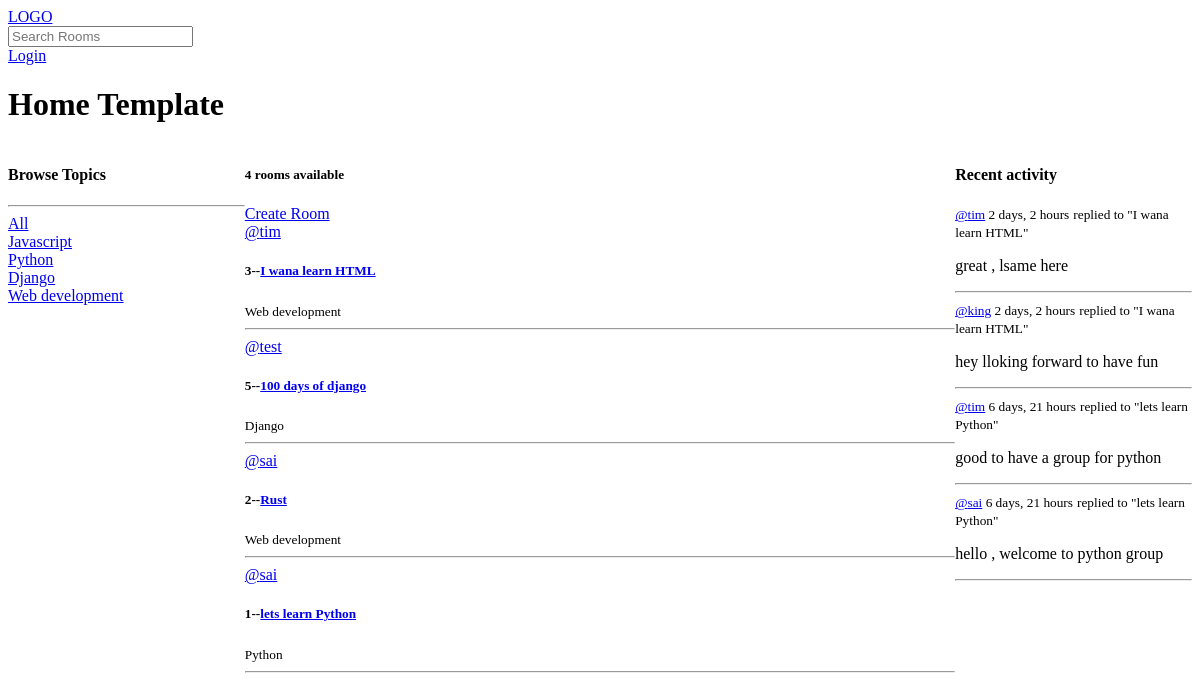
Before: / with the older database file.
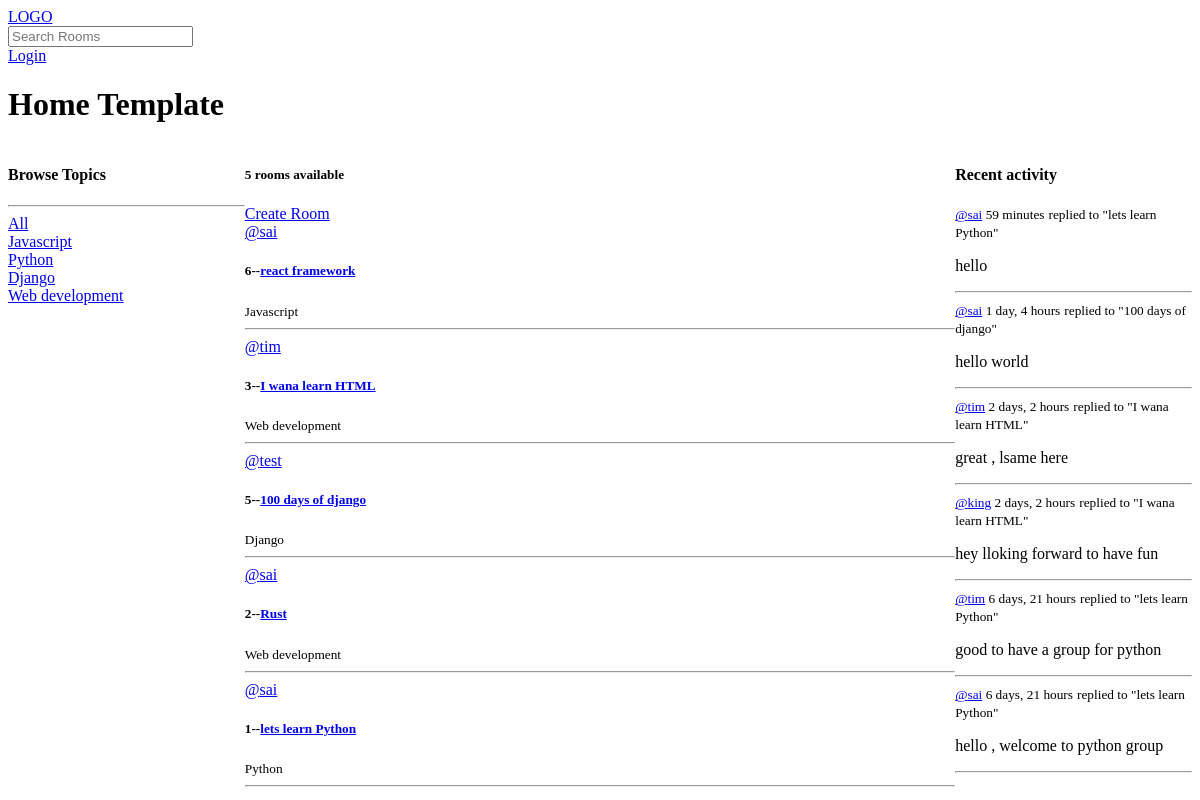
After: the same page with the newer database file.
### base/models.py (models this page shows, shortened)
class Topic(models.Model):
    name=models.CharField(max_length=200)

class Room(models.Model):
    host=models.ForeignKey(User,on_delete=models.SET_NULL,null=True)
    topic=models.ForeignKey(Topic,on_delete=models.SET_NULL,null=True)
    name=models.CharField(max_length=200)
    description=models.TextField(null=True,blank=True)
    participants=models.ManyToManyField(User,related_name="particpants",blank=True,)
    updated=models.DateTimeField(auto_now=True)
    created=models.DateTimeField(auto_now_add=True)
    class Meta:
        ordering=["-updated","-created"]
    def __str__(self,):
        return self.name

class Message(models.Model):
    user=models.ForeignKey(User,on_delete=models.CASCADE)
    room=models.ForeignKey(Room,on_delete=models.CASCADE)
    body=models.TextField()
    updated=models.DateTimeField(auto_now=True)
    created=models.DateTimeField(auto_now_add=True)
    class Meta:
        ordering = ["-updated","-created"]
    def __str__(self):
        return self.body[:50]

### base/views.py (the view)
# urls.py: path("",views.home,name="home"),
def home(request):
    q=request.GET.get('q',"")
    rooms=Room.objects.filter(
        Q(topic__name__icontains=q) |
        Q(name__icontains=q) |
        Q(description__icontains=q)
    )
    topics=Topic.objects.all()
    room_count=rooms.count()
    all_messages=Message.objects.filter(Q(room__name__icontains=q))
    context={"rooms":rooms,"topics":topics,"room_count":room_count,"all_messages":all_messages}
    return render(request,"base/home.html",context)

### base/templates/base/home.html (shortened to what this page needs)
<!DOCTYPE html>
<html lang="en">
<head>
</head>
<body>
    {% extends 'main.html' %}
    {% block content %}
    <h1>Home Template</h1>
    <div class="home-container">
            <div class="browse">
                {% include 'base/topics_component.html' %}
            </div>
            <div class="home-room">
                <h5>{{room_count}} rooms available</h5>
                <div>
                    <a href="{% url 'createRoom' %}">Create Room</a>
                </div>
                {% include 'base/feed_component.html' %}
            </div>
            <div class="Activity">
                {% include 'base/activity_component.html' %}
            </div>
            {% endblock %}

### base/templates/base/topics_component.html
<h4>Browse Topics</h4>
<hr />
<div>
  <a href="{% url 'home' %}">All</a>
</div>
{% for topic in topics %}
<div>
  <a href="{% url 'home' %}?q={{topic.name}}">{{topic.name}}</a>
</div>
{% endfor %}

### base/templates/base/feed_component.html (shortened to what this page needs)
<div>
  {% for room in rooms %}
  <div>
    <a href="{% url 'user-profile' room.host.id %}">@{{room.host.username}}</a>
    <h5>{{room.id}}--<a href="{% url 'room' room.id %}">{{room.name}}</a></h5>
    <small>{{room.topic.name}}</small>
    <hr />
  </div>
  {% endfor %}
</div>

### base/templates/base/activity_component.html (shortened to what this page needs)
<h4>Recent activity</h4>
{% for message in all_messages %}
<div>
  <small> <a href="{% url 'user-profile' message.user.id %}">@{{message.user}}</a> {{message.created|timesince}}</small>
  <small>replied to "{{message.room}}"</small>
  <p>{{message}}</p>
  <hr />
</div>
{% endfor %}

Changed rows visible on the page:
added Room: host.username "sai", id "6", name "react framework", topic.name "Javascript"
added Message: user "sai", created "59 minutes", room "lets learn Python", body "hello"
added Message: user "sai", created "1 day, 4 hours", room "100 days of django", body "hello world"
Other visible differences:
{{ room_count }}: "4" → "5"
